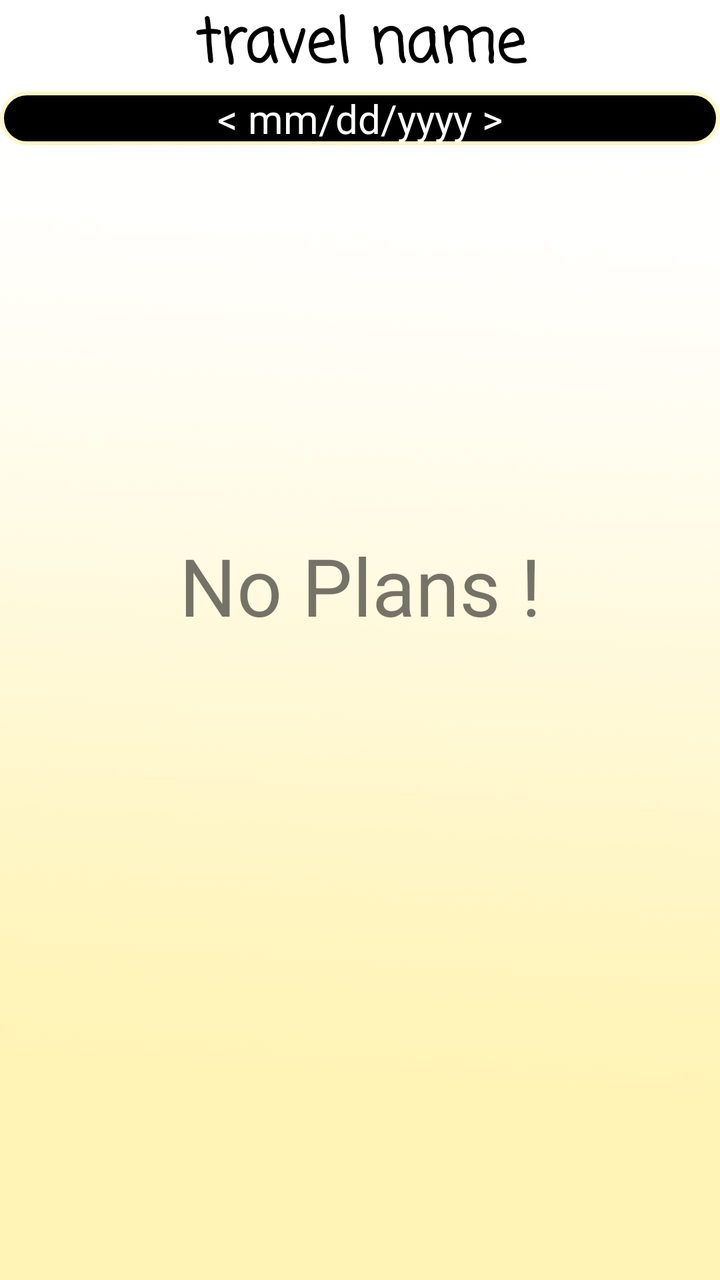
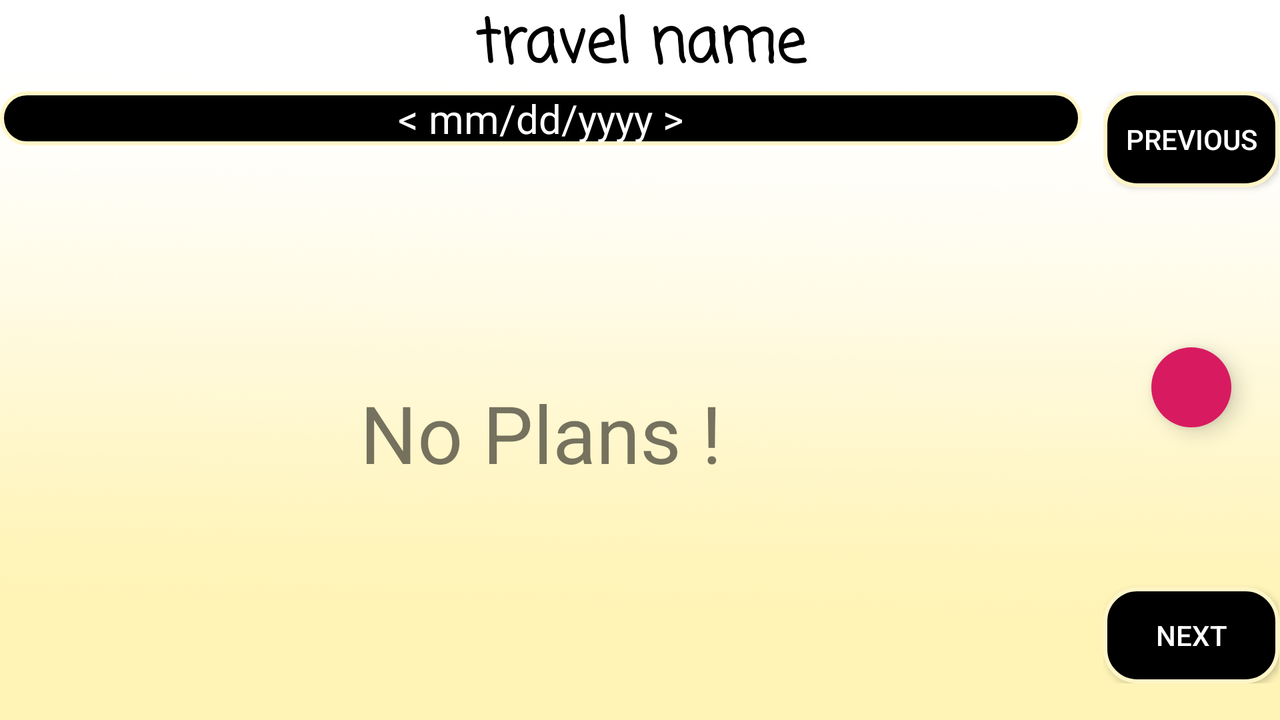

Compare how this app lays out the same screen by default and in its alternative resource folder. The renders come first, then the two layout files and the values they reference.
<!-- AndroidManifest.xml: application theme AppTheme -->
<!-- res/layout/activity_travelloading.xml -->
<?xml version="1.0" encoding="utf-8"?>

<LinearLayout xmlns:android="http://schemas.android.com/apk/res/android"
    android:id="@+id/activity_travelloading"
    android:layout_width="match_parent"
    android:layout_height="match_parent"
    xmlns:app="http://schemas.android.com/apk/res-auto"
    android:orientation="vertical"
    android:background="@drawable/main_activity_background_default">

    
    <TextView
        android:id="@+id/loading_travel_title"
        android:layout_width="match_parent"
        android:layout_height="wrap_content"
        android:textAlignment="center"
        android:text="travel name"
        android:textSize="30sp"
        android:textStyle="bold"
        android:textColor="@android:color/black"
        android:fontFamily="casual"/>

    
    <TextView
        android:id="@+id/loading_date"
        android:layout_width="match_parent"
        android:layout_height="wrap_content"
        android:background="@drawable/round_button_sub"
        android:text="\u003c mm/dd/yyyy \u003e"
        android:textAlignment="center"
        android:textSize="20sp"
        android:textColor="@android:color/white"/>

    
    <TextView
        android:id="@+id/loading_default_listview_text"
        android:layout_width="match_parent"
        android:layout_height="440dp"
        android:gravity="center_vertical|center_horizontal"
        android:text="No Plans !"
        android:textSize="40sp"/>

    
    <ListView
        android:id="@+id/loading_plan_listview"
        android:layout_width="match_parent"
        android:layout_height="440dp"
        android:layout_weight="1"/>

    <LinearLayout
        android:layout_width="match_parent"
        android:layout_height="wrap_content"
        android:orientation="horizontal">

        
        <LinearLayout
            android:id="@+id/loading_dots"
            android:layout_width="match_parent"
            android:layout_height="match_parent"
            android:layout_marginLeft="55dp"
            android:layout_weight="1"
            android:gravity="center_vertical|center_horizontal"
            android:orientation="horizontal"/>

        
        <com.google.android.material.floatingactionbutton.FloatingActionButton
            android:id="@+id/loading_fab"
            android:layout_width="wrap_content"
            android:layout_height="wrap_content"
            android:layout_gravity="bottom|end"
            android:layout_margin="8dp"
            android:src="@drawable/ic_add_white"
            app:elevation="6dp"
            app:borderWidth="0dp"
            app:fabSize="mini"
            android:onClick="gotoAdd"/>
    </LinearLayout>

    <LinearLayout
        android:layout_width="match_parent"
        android:layout_height="wrap_content"
        android:layout_weight="1"
        android:orientation="horizontal">

        
        <Button
            android:id="@+id/loading_previous_slide_button"
            android:layout_width="wrap_content"
            android:layout_height="wrap_content"
            android:layout_weight="1"
            android:layout_gravity="left|end"
            android:text="PREVIOUS"
            android:background="@drawable/round_button_sub"
            android:textColor="@android:color/white"
            android:onClick="gotoPreviousSlide"/>

        
        <Button
            android:id="@+id/loading_next_slide_button"
            android:layout_width="wrap_content"
            android:layout_height="wrap_content"
            android:layout_weight="1"
            android:layout_gravity="right|end"
            android:text="NEXT"
            android:background="@drawable/round_button_sub"
            android:textColor="@android:color/white"
            android:onClick="gotoNextSlide"/>
    </LinearLayout>

</LinearLayout>
<!-- resources referenced by this layout -->
<resources>
  <!-- drawable main_activity_background_default: png bitmap (drawable, 657057 bytes) -->
  <!-- drawable round_button_sub (drawable) -->
  <?xml version="1.0" encoding="utf-8"?>
  
  <selector xmlns:android="http://schemas.android.com/apk/res/android">
  
      
      
      <item android:state_pressed="false">
          <shape android:shape="rectangle">
              <solid android:color="@color/colorButton"/>
              <stroke android:width="2dp"
                  android:color="#FFF6C8"/>
              <corners android:radius="16dp"/>
          </shape>
      </item>
  
      
      <item android:state_pressed="true">
          <shape android:shape="rectangle">
              <solid android:color="@color/colorButtonPressed"/>
              <stroke android:width="2dp"
                  android:color="#FFF6C8"/>
              <corners android:radius="16dp"/>
          </shape>
      </item>
  
      
      <item android:state_focused="true">
          <shape android:shape="rectangle">
              <solid android:color="@color/colorButtonFocused"/>
              <stroke android:width="2dp"
                  android:color="#FFF6C8"/>
              <corners android:radius="16dp"/>
          </shape>
      </item>
  </selector>
  <style name="AppTheme" parent="Theme.AppCompat.Light.NoActionBar">
          
          <item name="colorPrimary">@color/colorPrimary</item>
          <item name="colorPrimaryDark">@color/colorPrimaryDark</item>
          <item name="colorAccent">@color/colorAccent</item>
      </style>
  <color name="colorButton">#FF000000</color>
  <color name="colorButtonPressed">#C4CACE</color>
  <color name="colorButtonFocused">#003152</color>
  <color name="colorPrimary">#008577</color>
  <color name="colorPrimaryDark">#00574B</color>
  <color name="colorAccent">#D81B60</color>
</resources>
<!-- res/layout-land/activity_travelloading.xml (the repository's variant of the layout above) -->
<!-- drawn on the phone turned sideways -->
<?xml version="1.0" encoding="utf-8"?>

<LinearLayout xmlns:android="http://schemas.android.com/apk/res/android"
    android:id="@+id/activity_travelloading"
    android:layout_width="match_parent"
    android:layout_height="match_parent"
    xmlns:app="http://schemas.android.com/apk/res-auto"
    android:orientation="vertical"
    android:background="@drawable/main_activity_background_default">

    
    <TextView
        android:id="@+id/loading_travel_title"
        android:layout_width="match_parent"
        android:layout_height="wrap_content"
        android:textAlignment="center"
        android:text="travel name"
        android:textSize="30sp"
        android:textStyle="bold"
        android:textColor="@android:color/black"
        android:fontFamily="casual"/>

    <LinearLayout
        android:layout_width="match_parent"
        android:layout_height="match_parent"
        android:orientation="horizontal">

        <LinearLayout
            android:layout_width="433dp"
            android:layout_height="match_parent"
            android:layout_weight="1"
            android:orientation="vertical">

            
            <TextView
                android:id="@+id/loading_date"
                android:layout_width="match_parent"
                android:layout_height="wrap_content"
                android:background="@drawable/round_button_sub"
                android:text="\u003c mm/dd/yyyy \u003e"
                android:textAlignment="center"
                android:textSize="20sp"
                android:textColor="@android:color/white"/>

            
            <TextView
                android:id="@+id/loading_default_listview_text"
                android:layout_width="match_parent"
                android:layout_height="match_parent"
                android:gravity="center_vertical|center_horizontal"
                android:text="No Plans !"
                android:textSize="40sp"/>

            
            <ListView
                android:id="@+id/loading_plan_listview"
                android:layout_width="match_parent"
                android:layout_height="440dp"
                android:layout_weight="1"/>
        </LinearLayout>

        
        <LinearLayout
            android:id="@+id/loading_dots"
            android:layout_width="wrap_content"
            android:layout_height="match_parent"
            android:layout_weight="0.1"
            android:gravity="center_vertical|center_horizontal"
            android:orientation="vertical"/>

        <LinearLayout
            android:layout_width="wrap_content"
            android:layout_height="wrap_content"
            android:orientation="vertical">

            
            <Button
                android:id="@+id/loading_previous_slide_button"
                android:layout_width="wrap_content"
                android:layout_height="wrap_content"
                android:layout_weight="1"
                android:background="@drawable/round_button_sub"
                android:onClick="gotoPreviousSlide"
                android:text="PREVIOUS"
                android:textColor="@android:color/white"/>

            
            <com.google.android.material.floatingactionbutton.FloatingActionButton
                android:id="@+id/loading_fab"
                android:layout_width="wrap_content"
                android:layout_height="wrap_content"
                android:layout_weight="1"
                android:layout_gravity="center"
                android:layout_marginTop="80dp"
                android:layout_marginRight="8dp"
                android:layout_marginLeft="8dp"
                android:layout_marginBottom="80dp"
                android:onClick="gotoAdd"
                android:src="@drawable/ic_add_white"
                app:borderWidth="0dp"
                app:elevation="6dp"
                app:fabSize="mini"/>

            
            <Button
                android:id="@+id/loading_next_slide_button"
                android:layout_width="wrap_content"
                android:layout_height="wrap_content"
                android:layout_weight="1"
                android:background="@drawable/round_button_sub"
                android:onClick="gotoNextSlide"
                android:text="NEXT"
                android:textColor="@android:color/white"/>
        </LinearLayout>
    </LinearLayout>

</LinearLayout>
